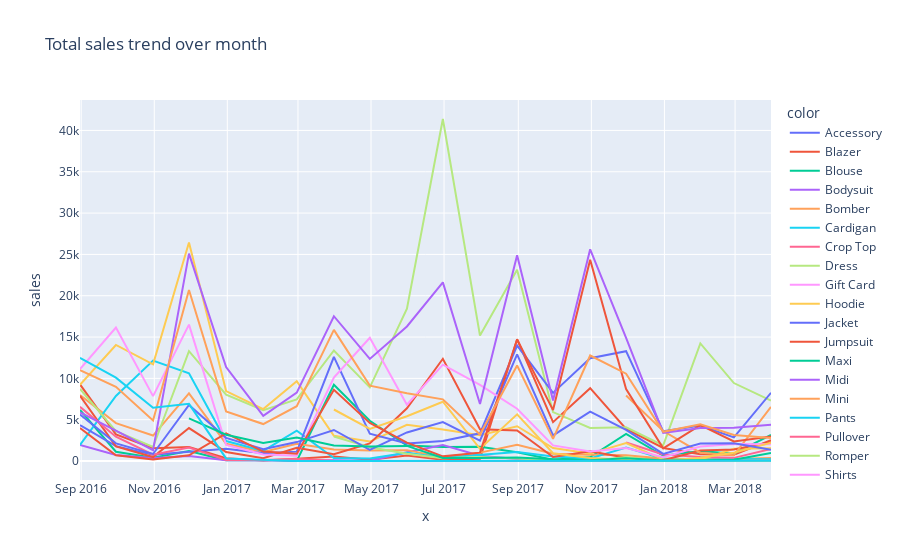

Notebook source saved alongside this figure:
### Code cell
fig=px.line(x=cls,y='sales',data_frame=grouped_M,color=lst,title='Total sales trend over month')
fig.show()

### Figure 1 — Plotly figure (JSON) as saved in the notebook; plotly's stock layout.template omitted (floating-point values rounded to 4 significant figures)
{"data": [{"hoverlabel": {"namelength": 0}, "hovertemplate": "color=Accessory<br>x=%{x}<br>sales=%{y}", "legendgroup": "Accessory", "line": {"color": "#636efa", "dash": "solid"}, "mode": "lines", "name": "Accessory", "showlegend": true, "type": "scatter", "x": ["2018-03-31T00:00:00"], "xaxis": "x", "y": [234], "yaxis": "y"}, {"hoverlabel": {"namelength": 0}, "hovertemplate": "color=Blazer<br>x=%{x}<br>sales=%{y}", "legendgroup": "Blazer", "line": {"color": "#EF553B", "dash": "solid"}, "mode": "lines", "name": "Blazer", "showlegend": true, "type": "scatter", "x": ["2016-08-31T00:00:00", "2016-09-30T00:00:00", "2016-10-31T00:00:00", "2016-11-30T00:00:00", "2016-12-31T00:00:00", "2017-01-31T00:00:00", "2017-02-28T00:00:00", "2017-03-31T00:00:00", "2017-04-30T00:00:00", "2017-05-31T00:00:00", "2017-06-30T00:00:00", "2017-07-31T00:00:00", "2017-08-31T00:00:00", "2017-09-30T00:00:00", "2017-10-31T00:00:00", "2017-11-30T00:00:00", "2017-12-31T00:00:00", "2018-01-31T00:00:00", "2018-02-28T00:00:00", "2018-03-31T00:00:00"], "xaxis": "x", "y": [9263, 3216, 1543, 1689.0, 340, 68, 266, 539.8, 142.8, 662.2, 142.8, 281.4, 14730.0, 4697.0, 8815.0, 3874.0, 1572, 825.4, 746.6, 2512.0], "yaxis": "y"}, {"hoverlabel": {"namelength": 0}, "hovertemplate": "color=Blouse<br>x=%{x}<br>sales=%{y}", "legendgroup": "Blouse", "line": {"color": "#00cc96", "dash": "solid"}, "mode": "lines", "name": "Blouse", "showlegend": true, "type": "scatter", "x": ["2016-08-31T00:00:00", "2016-09-30T00:00:00", "2016-10-31T00:00:00", "2016-11-30T00:00:00", "2016-12-31T00:00:00", "2017-01-31T00:00:00", "2017-02-28T00:00:00", "2017-03-31T00:00:00", "2017-04-30T00:00:00", "2017-05-31T00:00:00", "2017-06-30T00:00:00", "2017-07-31T00:00:00", "2017-08-31T00:00:00", "2017-09-30T00:00:00", "2017-10-31T00:00:00", "2017-11-30T00:00:00", "2017-12-31T00:00:00", "2018-01-31T00:00:00", "2018-02-28T00:00:00", "2018-03-31T00:00:00"], "xaxis": "x", "y": [6172, 1118, 388, 1217.0, 104, 116, 0, 9222.0, 4872, 1870, 1690, 1720.0, 1048, 164.6, 486, 3280.0, 631, 1208.0, 882.2, 3152], "yaxis": "y"}, {"hoverlabel": {"namelength": 0}, "hovertemplate": "color=Bodysuit<br>x=%{x}<br>sales=%{y}", "legendgroup": "Bodysuit", "line": {"color": "#ab63fa", "dash": "solid"}, "mode": "lines", "name": "Bodysuit", "showlegend": true, "type": "scatter", "x": ["2016-08-31T00:00:00", "2016-09-30T00:00:00", "2016-10-31T00:00:00", "2016-11-30T00:00:00", "2016-12-31T00:00:00", "2017-01-31T00:00:00", "2017-02-28T00:00:00", "2017-03-31T00:00:00", "2017-04-30T00:00:00", "2017-05-31T00:00:00", "2017-06-30T00:00:00", "2017-07-31T00:00:00", "2017-08-31T00:00:00", "2017-09-30T00:00:00", "2017-10-31T00:00:00", "2017-11-30T00:00:00", "2017-12-31T00:00:00", "2018-01-31T00:00:00", "2018-02-28T00:00:00", "2018-03-31T00:00:00"], "xaxis": "x", "y": [1952, 736, 352, 614.4, 96, 32, 64, 99.2, 22.4, 1061.0, 1936, 648, 236, 28, 56, 168, 28, 98.4, 188.8, 152], "yaxis": "y"}, {"hoverlabel": {"namelength": 0}, "hovertemplate": "color=Bomber<br>x=%{x}<br>sales=%{y}", "legendgroup": "Bomber", "line": {"color": "#FFA15A", "dash": "solid"}, "mode": "lines", "name": "Bomber", "showlegend": true, "type": "scatter", "x": ["2016-08-31T00:00:00", "2016-09-30T00:00:00", "2016-10-31T00:00:00", "2016-11-30T00:00:00", "2016-12-31T00:00:00", "2017-01-31T00:00:00", "2017-02-28T00:00:00", "2017-03-31T00:00:00", "2017-04-30T00:00:00", "2017-05-31T00:00:00", "2017-06-30T00:00:00", "2017-07-31T00:00:00", "2017-08-31T00:00:00", "2017-09-30T00:00:00", "2017-10-31T00:00:00", "2017-11-30T00:00:00", "2017-12-31T00:00:00", "2018-01-31T00:00:00", "2018-02-28T00:00:00", "2018-03-31T00:00:00"], "xaxis": "x", "y": [7979, 4582, 3081, 8175.0, 2086, 1078, 2092.0, 1396.0, 1268.0, 1314.0, 463.4, 1013.0, 1965.0, 885.9, 747.1, 702.8, 316, 200.5, 247.9, 348.7], "yaxis": "y"}, {"hoverlabel": {"namelength": 0}, "hovertemplate": "color=Cardigan<br>x=%{x}<br>sales=%{y}", "legendgroup": "Cardigan", "line": {"color": "#19d3f3", "dash": "solid"}, "mode": "lines", "name": "Cardigan", "showlegend": true, "type": "scatter", "x": ["2016-08-31T00:00:00", "2016-09-30T00:00:00", "2016-10-31T00:00:00", "2016-11-30T00:00:00", "2016-12-31T00:00:00", "2017-01-31T00:00:00", "2017-02-28T00:00:00", "2017-03-31T00:00:00", "2017-04-30T00:00:00", "2017-05-31T00:00:00", "2017-06-30T00:00:00", "2017-07-31T00:00:00", "2017-08-31T00:00:00", "2017-09-30T00:00:00", "2017-10-31T00:00:00", "2017-11-30T00:00:00", "2017-12-31T00:00:00", "2018-01-31T00:00:00", "2018-02-28T00:00:00", "2018-03-31T00:00:00"], "xaxis": "x", "y": [1932, 7866, 12144, 10610.0, 2418, 1215, 3666.0, 360.9, 313.5, 993.6, 403.2, 792, 1094.0, 554.4, 302.4, 1627.0, 259.2, 155.5, 233.3, 216], "yaxis": "y"}, {"hoverlabel": {"namelength": 0}, "hovertemplate": "color=Crop Top<br>x=%{x}<br>sales=%{y}", "legendgroup": "Crop Top", "line": {"color": "#FF6692", "dash": "solid"}, "mode": "lines", "name": "Crop Top", "showlegend": true, "type": "scatter", "x": ["2017-11-30T00:00:00", "2017-12-31T00:00:00", "2018-01-31T00:00:00", "2018-02-28T00:00:00", "2018-03-31T00:00:00"], "xaxis": "x", "y": [2244, 798, 469.2, 379.2, 1458], "yaxis": "y"}, {"hoverlabel": {"namelength": 0}, "hovertemplate": "color=Dress<br>x=%{x}<br>sales=%{y}", "legendgroup": "Dress", "line": {"color": "#B6E880", "dash": "solid"}, "mode": "lines", "name": "Dress", "showlegend": true, "type": "scatter", "x": ["2016-08-31T00:00:00", "2016-09-30T00:00:00", "2016-10-31T00:00:00", "2016-11-30T00:00:00", "2016-12-31T00:00:00", "2017-01-31T00:00:00", "2017-02-28T00:00:00", "2017-03-31T00:00:00", "2017-04-30T00:00:00", "2017-05-31T00:00:00", "2017-06-30T00:00:00", "2017-07-31T00:00:00", "2017-08-31T00:00:00", "2017-09-30T00:00:00", "2017-10-31T00:00:00", "2017-11-30T00:00:00", "2017-12-31T00:00:00", "2018-01-31T00:00:00", "2018-02-28T00:00:00", "2018-03-31T00:00:00"], "xaxis": "x", "y": [8716, 3618, 1692, 13290.0, 8018, 6137, 7454.0, 13380.0, 8907.0, 18440.0, 41390.0, 15180.0, 23130.0, 5916.0, 4006.0, 4083.0, 1893.0, 14240.0, 9435.0, 7324.0], "yaxis": "y"}, {"hoverlabel": {"namelength": 0}, "hovertemplate": "color=Gift Card<br>x=%{x}<br>sales=%{y}", "legendgroup": "Gift Card", "line": {"color": "#FF97FF", "dash": "solid"}, "mode": "lines", "name": "Gift Card", "showlegend": true, "type": "scatter", "x": ["2017-07-31T00:00:00", "2017-08-31T00:00:00", "2017-09-30T00:00:00", "2017-10-31T00:00:00"], "xaxis": "x", "y": [10, 0, 20, 30], "yaxis": "y"}, {"hoverlabel": {"namelength": 0}, "hovertemplate": "color=Hoodie<br>x=%{x}<br>sales=%{y}", "legendgroup": "Hoodie", "line": {"color": "#FECB52", "dash": "solid"}, "mode": "lines", "name": "Hoodie", "showlegend": true, "type": "scatter", "x": ["2016-08-31T00:00:00", "2016-09-30T00:00:00", "2016-10-31T00:00:00", "2016-11-30T00:00:00", "2016-12-31T00:00:00", "2017-01-31T00:00:00", "2017-02-28T00:00:00", "2017-03-31T00:00:00", "2017-04-30T00:00:00", "2017-05-31T00:00:00", "2017-06-30T00:00:00", "2017-07-31T00:00:00", "2017-08-31T00:00:00", "2017-09-30T00:00:00", "2017-10-31T00:00:00", "2017-11-30T00:00:00", "2017-12-31T00:00:00", "2018-01-31T00:00:00", "2018-02-28T00:00:00", "2018-03-31T00:00:00"], "xaxis": "x", "y": [9225, 14040, 11700, 26450.0, 8457, 6280, 9659.0, 3046.0, 2352.0, 4380.0, 3805.0, 3118, 4212.0, 1571, 895.5, 2160.0, 170.5, 194.4, 1490.0, 1529.0], "yaxis": "y"}, {"hoverlabel": {"namelength": 0}, "hovertemplate": "color=Jacket<br>x=%{x}<br>sales=%{y}", "legendgroup": "Jacket", "line": {"color": "#636efa", "dash": "solid"}, "mode": "lines", "name": "Jacket", "showlegend": true, "type": "scatter", "x": ["2016-08-31T00:00:00", "2016-09-30T00:00:00", "2016-10-31T00:00:00", "2016-11-30T00:00:00", "2016-12-31T00:00:00", "2017-01-31T00:00:00", "2017-02-28T00:00:00", "2017-03-31T00:00:00", "2017-04-30T00:00:00", "2017-05-31T00:00:00", "2017-06-30T00:00:00", "2017-07-31T00:00:00", "2017-08-31T00:00:00", "2017-09-30T00:00:00", "2017-10-31T00:00:00", "2017-11-30T00:00:00", "2017-12-31T00:00:00", "2018-01-31T00:00:00", "2018-02-28T00:00:00", "2018-03-31T00:00:00"], "xaxis": "x", "y": [4340, 1798, 744, 1091.0, 1483, 946, 1133.0, 12600.0, 3309.0, 2116.0, 2409.0, 3351.0, 13970.0, 8246.0, 12430.0, 13290.0, 3592.0, 4288.0, 2853.0, 8253.0], "yaxis": "y"}, {"hoverlabel": {"namelength": 0}, "hovertemplate": "color=Jumpsuit<br>x=%{x}<br>sales=%{y}", "legendgroup": "Jumpsuit", "line": {"color": "#EF553B", "dash": "solid"}, "mode": "lines", "name": "Jumpsuit", "showlegend": true, "type": "scatter", "x": ["2016-08-31T00:00:00", "2016-09-30T00:00:00", "2016-10-31T00:00:00", "2016-11-30T00:00:00", "2016-12-31T00:00:00", "2017-01-31T00:00:00", "2017-02-28T00:00:00", "2017-03-31T00:00:00", "2017-04-30T00:00:00", "2017-05-31T00:00:00", "2017-06-30T00:00:00", "2017-07-31T00:00:00", "2017-08-31T00:00:00", "2017-09-30T00:00:00", "2017-10-31T00:00:00", "2017-11-30T00:00:00", "2017-12-31T00:00:00", "2018-01-31T00:00:00", "2018-02-28T00:00:00", "2018-03-31T00:00:00"], "xaxis": "x", "y": [7888, 1768, 476, 3985.0, 1088, 340, 1592.0, 809.2, 2135.0, 6386.0, 12370.0, 3833.0, 3686.0, 490.4, 1185, 406.2, 102, 1280, 1400, 2279.0], "yaxis": "y"}, {"hoverlabel": {"namelength": 0}, "hovertemplate": "color=Maxi<br>x=%{x}<br>sales=%{y}", "legendgroup": "Maxi", "line": {"color": "#00cc96", "dash": "solid"}, "mode": "lines", "name": "Maxi", "showlegend": true, "type": "scatter", "x": ["2018-03-31T00:00:00"], "xaxis": "x", "y": [6500], "yaxis": "y"}, {"hoverlabel": {"namelength": 0}, "hovertemplate": "color=Midi<br>x=%{x}<br>sales=%{y}", "legendgroup": "Midi", "line": {"color": "#ab63fa", "dash": "solid"}, "mode": "lines", "name": "Midi", "showlegend": true, "type": "scatter", "x": ["2018-03-31T00:00:00"], "xaxis": "x", "y": [1500], "yaxis": "y"}, {"hoverlabel": {"namelength": 0}, "hovertemplate": "color=Mini<br>x=%{x}<br>sales=%{y}", "legendgroup": "Mini", "line": {"color": "#FFA15A", "dash": "solid"}, "mode": "lines", "name": "Mini", "showlegend": true, "type": "scatter", "x": ["2017-11-30T00:00:00", "2017-12-31T00:00:00", "2018-01-31T00:00:00", "2018-02-28T00:00:00", "2018-03-31T00:00:00"], "xaxis": "x", "y": [7928, 3631, 1003, 687.2, 6549.0], "yaxis": "y"}, {"hoverlabel": {"namelength": 0}, "hovertemplate": "color=Pants<br>x=%{x}<br>sales=%{y}", "legendgroup": "Pants", "line": {"color": "#19d3f3", "dash": "solid"}, "mode": "lines", "name": "Pants", "showlegend": true, "type": "scatter", "x": ["2018-03-31T00:00:00"], "xaxis": "x", "y": [1663], "yaxis": "y"}, {"hoverlabel": {"namelength": 0}, "hovertemplate": "color=Pullover<br>x=%{x}<br>sales=%{y}", "legendgroup": "Pullover", "line": {"color": "#FF6692", "dash": "solid"}, "mode": "lines", "name": "Pullover", "showlegend": true, "type": "scatter", "x": ["2016-08-31T00:00:00", "2016-09-30T00:00:00", "2016-10-31T00:00:00", "2016-11-30T00:00:00", "2016-12-31T00:00:00", "2017-01-31T00:00:00", "2017-02-28T00:00:00", "2017-03-31T00:00:00", "2017-04-30T00:00:00", "2017-05-31T00:00:00", "2017-06-30T00:00:00", "2017-07-31T00:00:00", "2017-08-31T00:00:00", "2017-09-30T00:00:00", "2017-10-31T00:00:00", "2017-11-30T00:00:00", "2017-12-31T00:00:00", "2018-01-31T00:00:00", "2018-02-28T00:00:00", "2018-03-31T00:00:00"], "xaxis": "x", "y": [6552, 2940, 756, 1630.0, 126, 126, 252, 29.4, 0, 0, 0, 0, 0, 0, 0, 0, 0, 0, 0, 29.4], "yaxis": "y"}, {"hoverlabel": {"namelength": 0}, "hovertemplate": "color=Romper<br>x=%{x}<br>sales=%{y}", "legendgroup": "Romper", "line": {"color": "#B6E880", "dash": "solid"}, "mode": "lines", "name": "Romper", "showlegend": true, "type": "scatter", "x": ["2017-03-31T00:00:00", "2017-04-30T00:00:00", "2017-05-31T00:00:00", "2017-06-30T00:00:00", "2017-07-31T00:00:00", "2017-08-31T00:00:00", "2017-09-30T00:00:00", "2017-10-31T00:00:00", "2017-11-30T00:00:00", "2017-12-31T00:00:00", "2018-01-31T00:00:00", "2018-02-28T00:00:00", "2018-03-31T00:00:00"], "xaxis": "x", "y": [2964, 1672, 874, 342, 494, 266, 114, 0, 471.2, 0, 144.4, 38, 38], "yaxis": "y"}, {"hoverlabel": {"namelength": 0}, "hovertemplate": "color=Shirts<br>x=%{x}<br>sales=%{y}", "legendgroup": "Shirts", "line": {"color": "#FF97FF", "dash": "solid"}, "mode": "lines", "name": "Shirts", "showlegend": true, "type": "scatter", "x": ["2016-08-31T00:00:00", "2016-09-30T00:00:00", "2016-10-31T00:00:00", "2016-11-30T00:00:00", "2016-12-31T00:00:00", "2017-01-31T00:00:00", "2017-02-28T00:00:00", "2017-03-31T00:00:00", "2017-04-30T00:00:00", "2017-05-31T00:00:00", "2017-06-30T00:00:00", "2017-07-31T00:00:00", "2017-08-31T00:00:00", "2017-09-30T00:00:00", "2017-10-31T00:00:00", "2017-11-30T00:00:00", "2017-12-31T00:00:00", "2018-01-31T00:00:00", "2018-02-28T00:00:00", "2018-03-31T00:00:00"], "xaxis": "x", "y": [11125, 16150, 7850, 16510.0, 1950, 800, 625, 10096, 14910, 6817, 11658, 9212, 6322, 1884, 1139, 1579.0, 459, 1762.0, 2072.0, 2036.0], "yaxis": "y"}, {"hoverlabel": {"namelength": 0}, "hovertemplate": "color=Shorts<br>x=%{x}<br>sales=%{y}", "legendgroup": "Shorts", "line": {"color": "#FECB52", "dash": "solid"}, "mode": "lines", "name": "Shorts", "showlegend": true, "type": "scatter", "x": ["2017-03-31T00:00:00", "2017-04-30T00:00:00", "2017-05-31T00:00:00", "2017-06-30T00:00:00", "2017-07-31T00:00:00", "2017-08-31T00:00:00", "2017-09-30T00:00:00", "2017-10-31T00:00:00", "2017-11-30T00:00:00", "2017-12-31T00:00:00", "2018-01-31T00:00:00", "2018-02-28T00:00:00", "2018-03-31T00:00:00"], "xaxis": "x", "y": [6232, 3876, 5416, 7176, 1479, 5644, 942, 353, 152, 0, 381.8, 992.4, 2203], "yaxis": "y"}, {"hoverlabel": {"namelength": 0}, "hovertemplate": "color=Skirt<br>x=%{x}<br>sales=%{y}", "legendgroup": "Skirt", "line": {"color": "#636efa", "dash": "solid"}, "mode": "lines", "name": "Skirt", "showlegend": true, "type": "scatter", "x": ["2016-08-31T00:00:00", "2016-09-30T00:00:00", "2016-10-31T00:00:00", "2016-11-30T00:00:00", "2016-12-31T00:00:00", "2017-01-31T00:00:00", "2017-02-28T00:00:00", "2017-03-31T00:00:00", "2017-04-30T00:00:00", "2017-05-31T00:00:00", "2017-06-30T00:00:00", "2017-07-31T00:00:00", "2017-08-31T00:00:00", "2017-09-30T00:00:00", "2017-10-31T00:00:00", "2017-11-30T00:00:00", "2017-12-31T00:00:00", "2018-01-31T00:00:00", "2018-02-28T00:00:00", "2018-03-31T00:00:00"], "xaxis": "x", "y": [5628, 2133, 851, 6778.0, 2800, 1434, 2287.0, 3752.0, 1334.0, 3458.0, 4711.0, 2477.0, 12910.0, 3094.0, 5983.0, 3773, 854.8, 2105.0, 2150.0, 1358.0], "yaxis": "y"}, {"hoverlabel": {"namelength": 0}, "hovertemplate": "color=Sweater<br>x=%{x}<br>sales=%{y}", "legendgroup": "Sweater", "line": {"color": "#EF553B", "dash": "solid"}, "mode": "lines", "name": "Sweater", "showlegend": true, "type": "scatter", "x": ["2016-08-31T00:00:00", "2016-09-30T00:00:00", "2016-10-31T00:00:00", "2016-11-30T00:00:00", "2016-12-31T00:00:00", "2017-01-31T00:00:00", "2017-02-28T00:00:00", "2017-03-31T00:00:00", "2017-04-30T00:00:00", "2017-05-31T00:00:00", "2017-06-30T00:00:00", "2017-07-31T00:00:00", "2017-08-31T00:00:00", "2017-09-30T00:00:00", "2017-10-31T00:00:00", "2017-11-30T00:00:00", "2017-12-31T00:00:00", "2018-01-31T00:00:00", "2018-02-28T00:00:00", "2018-03-31T00:00:00"], "xaxis": "x", "y": [4002, 696, 174, 686, 3334, 1144, 884, 8614, 4610.0, 2232.0, 560, 1007.0, 14700.0, 6160, 24357, 8715, 1533, 4338.0, 2361.0, 2962.0], "yaxis": "y"}, {"hoverlabel": {"namelength": 0}, "hovertemplate": "color=Tank<br>x=%{x}<br>sales=%{y}", "legendgroup": "Tank", "line": {"color": "#00cc96", "dash": "solid"}, "mode": "lines", "name": "Tank", "showlegend": true, "type": "scatter", "x": ["2016-11-30T00:00:00", "2016-12-31T00:00:00", "2017-01-31T00:00:00", "2017-02-28T00:00:00", "2017-03-31T00:00:00", "2017-04-30T00:00:00", "2017-05-31T00:00:00", "2017-06-30T00:00:00", "2017-07-31T00:00:00", "2017-08-31T00:00:00", "2017-09-30T00:00:00", "2017-10-31T00:00:00", "2017-11-30T00:00:00", "2017-12-31T00:00:00", "2018-01-31T00:00:00", "2018-02-28T00:00:00", "2018-03-31T00:00:00"], "xaxis": "x", "y": [5168, 3185, 2174, 2838, 1884, 1751, 1826.0, 366, 368.8, 432, 213.8, 82.8, 318, 60, 85.4, 145.6, 970.5], "yaxis": "y"}, {"hoverlabel": {"namelength": 0}, "hovertemplate": "color=Top<br>x=%{x}<br>sales=%{y}", "legendgroup": "Top", "line": {"color": "#ab63fa", "dash": "solid"}, "mode": "lines", "name": "Top", "showlegend": true, "type": "scatter", "x": ["2016-08-31T00:00:00", "2016-09-30T00:00:00", "2016-10-31T00:00:00", "2016-11-30T00:00:00", "2016-12-31T00:00:00", "2017-01-31T00:00:00", "2017-02-28T00:00:00", "2017-03-31T00:00:00", "2017-04-30T00:00:00", "2017-05-31T00:00:00", "2017-06-30T00:00:00", "2017-07-31T00:00:00", "2017-08-31T00:00:00", "2017-09-30T00:00:00", "2017-10-31T00:00:00", "2017-11-30T00:00:00", "2017-12-31T00:00:00", "2018-01-31T00:00:00", "2018-02-28T00:00:00", "2018-03-31T00:00:00"], "xaxis": "x", "y": [5872, 3682, 1318, 25090.0, 11372, 5456, 8268.0, 17520.0, 12350.0, 16280.0, 21620.0, 6906.0, 24900.0, 7313.0, 25610.0, 14890.0, 3391.0, 3984.0, 4018.0, 4388.0], "yaxis": "y"}, {"hoverlabel": {"namelength": 0}, "hovertemplate": "color=Trousers<br>x=%{x}<br>sales=%{y}", "legendgroup": "Trousers", "line": {"color": "#FFA15A", "dash": "solid"}, "mode": "lines", "name": "Trousers", "showlegend": true, "type": "scatter", "x": ["2016-08-31T00:00:00", "2016-09-30T00:00:00", "2016-10-31T00:00:00", "2016-11-30T00:00:00", "2016-12-31T00:00:00", "2017-01-31T00:00:00", "2017-02-28T00:00:00", "2017-03-31T00:00:00", "2017-04-30T00:00:00", "2017-05-31T00:00:00", "2017-06-30T00:00:00", "2017-07-31T00:00:00", "2017-08-31T00:00:00", "2017-09-30T00:00:00", "2017-10-31T00:00:00", "2017-11-30T00:00:00", "2017-12-31T00:00:00", "2018-01-31T00:00:00", "2018-02-28T00:00:00", "2018-03-31T00:00:00"], "xaxis": "x", "y": [10996, 8977, 4907, 20680.0, 6003, 4472, 6628, 15870.0, 9119.0, 8210.0, 7460.0, 3204.0, 11560.0, 2670.0, 12770.0, 10570.0, 3528.0, 4454, 3157.0, 2781.0], "yaxis": "y"}, {"hoverlabel": {"namelength": 0}, "hovertemplate": "color=Tunic<br>x=%{x}<br>sales=%{y}", "legendgroup": "Tunic", "line": {"color": "#19d3f3", "dash": "solid"}, "mode": "lines", "name": "Tunic", "showlegend": true, "type": "scatter", "x": ["2016-08-31T00:00:00", "2016-09-30T00:00:00", "2016-10-31T00:00:00", "2016-11-30T00:00:00", "2016-12-31T00:00:00", "2017-01-31T00:00:00", "2017-02-28T00:00:00", "2017-03-31T00:00:00", "2017-04-30T00:00:00", "2017-05-31T00:00:00", "2017-06-30T00:00:00", "2017-07-31T00:00:00", "2017-08-31T00:00:00", "2017-09-30T00:00:00", "2017-10-31T00:00:00", "2017-11-30T00:00:00", "2017-12-31T00:00:00", "2018-01-31T00:00:00", "2018-02-28T00:00:00", "2018-03-31T00:00:00"], "xaxis": "x", "y": [12495, 10080, 6440, 6916, 315, 105, 0, 0, 0, 0, 0, 0, 0, 0, 0, 0, 0, 0, 0, 35], "yaxis": "y"}], "layout": {"legend": {"title": {"text": "color"}, "tracegroupgap": 0}, "title": {"text": "Total sales trend over month"}, "xaxis": {"anchor": "y", "domain": [0, 1], "title": {"text": "x"}}, "yaxis": {"anchor": "x", "domain": [0, 1], "title": {"text": "sales"}}}}
